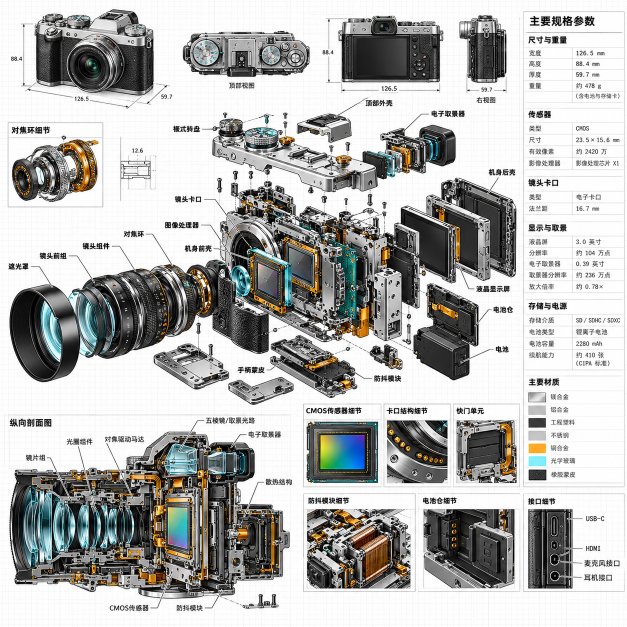
#> input picture rea-tokenlab/compare/tokenlab/gpt-image-2.png, 1254 x 1254 px (shown at 1/2 size)
$ python spectrum.py tokenlab/gpt-image-2.png
#> lines starting #> are read from the running program, lines starting #| are printed output that depends on the picture
#> in main, im is the input picture: PIL image 1254x1254 RGB; mean R, G, B 181.3, 181.7, 180
#!/usr/bin/env python3
"""
频谱/锐度分析：判定某图是真原生高分辨率，还是低分辨率放大来的。

核心判据（比谱斜率更稳）：
  1) 高频端能量占比 hf_edge = 功率谱 f>0.7*Nyquist 的能量 / 总能量
     真实原生细节图在接近 Nyquist 处仍有可观能量；
     由插值放大的图，这一段被人为衰减掉，hf_edge 显著更低。
  2) 边缘锐度比 ESR：Sobel 梯度幅值分布的 p99 / 中位数。
     放大图的边缘过渡被核平滑，梯度谱整体低频化。
  3) 局部方差高频能量的各向同性。

之前版本 bug：freq 与 prof 索引错位（prof 长度 nb，freq 用了 r.ravel()[:nb]），
导致 hf 计算恒为 100%。这里改为按半径索引直接查表。
"""
from pathlib import Path
REPO_ROOT = Path(__file__).resolve().parents[2]
if not (REPO_ROOT / 'image-editor').is_dir():
    REPO_ROOT = Path(__file__).resolve().parents[3]
import sys

import numpy as np
from PIL import Image


def load_gray(p: Path) -> np.ndarray:
    return np.array(Image.open(p).convert("L"), dtype=np.float64)
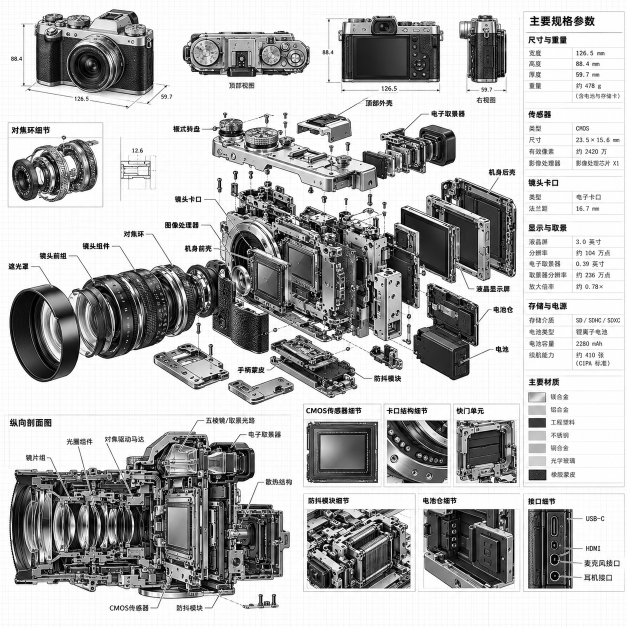
#> returned value: shape (1254, 1254) float64 (shown at 1/2 size); min 0, max 255, mean 181.4


def radial_profile(gray: np.ndarray, n: int = 512):
#> called with n = 512
    g = np.array(Image.fromarray(gray.astype(np.uint8)).resize((n, n), Image.LANCZOS),
                 dtype=np.float64)
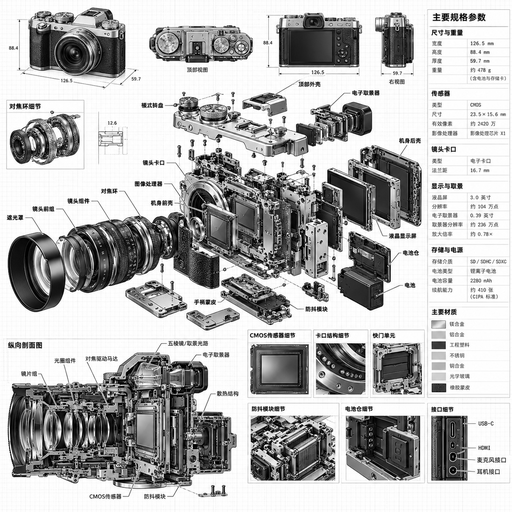
#> g: shape (512, 512) float64; min 0, max 255, mean 181.2
    g = g - g.mean()
    win = np.outer(np.hanning(n), np.hanning(n))
    F = np.fft.fftshift(np.fft.fft2(g * win))
    P = np.abs(F) ** 2
    cy = cx = n // 2
    yy, xx = np.mgrid[0:n, 0:n]
    r = np.sqrt((yy - cy) ** 2 + (xx - cx) ** 2)
    rbin = r.astype(np.int32)
    nb = rbin.max() + 1
    radial = np.bincount(rbin.ravel(), P.ravel()) / np.maximum(np.bincount(rbin.ravel()), 1)
#> radial = 363 values, max 1.79e+12 at index 0, min 277248.2 at index 360, mean 1.18e+10
    # 半径索引 -> 归一化频率（1.0 = Nyquist）
    idx = np.arange(nb)
    freq = idx / (n / 2.0)
    return freq, radial


def hf_metrics(gray: np.ndarray) -> dict:
    freq, radial = radial_profile(gray)
#> freq = 363 values from 0 to 1.41
    tot = radial.sum()
#> tot = 4.27e+12
    band = lambda lo, hi: float(radial[(freq >= lo) & (freq < hi)].sum() / tot * 100)
    lo_mask = (freq > 0.02) & (freq < 0.5)
    if lo_mask.sum() > 10:
        b = float(np.polyfit(np.log(freq[lo_mask]), np.log(np.maximum(radial[lo_mask], 1e-12)), 1)[0])
#> b = -2.28
    else:
        b = float("nan")

    gx = np.zeros_like(gray)
    gy = np.zeros_like(gray)
    gx[:, 1:-1] = gray[:, 2:] - gray[:, :-2]
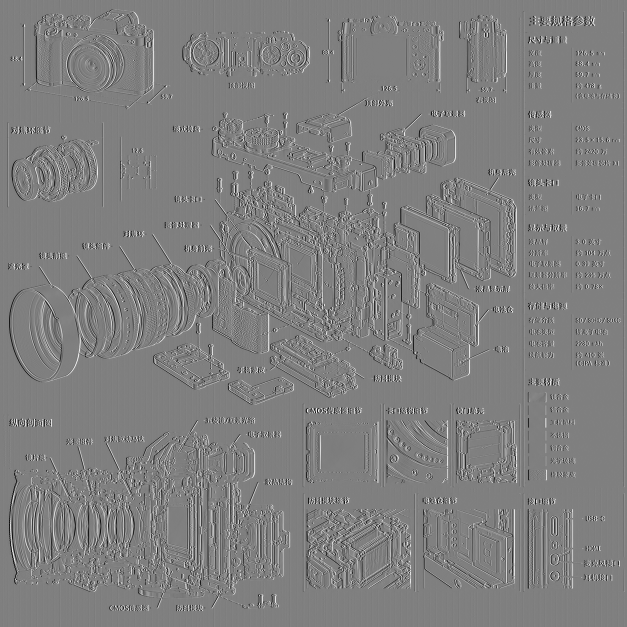
#> gx: shape (1254, 1254) float64 (shown at 1/2 size); min -255, max 255, mean 0; drawn with min black and max white
    gy[1:-1, :] = gray[2:, :] - gray[:-2, :]
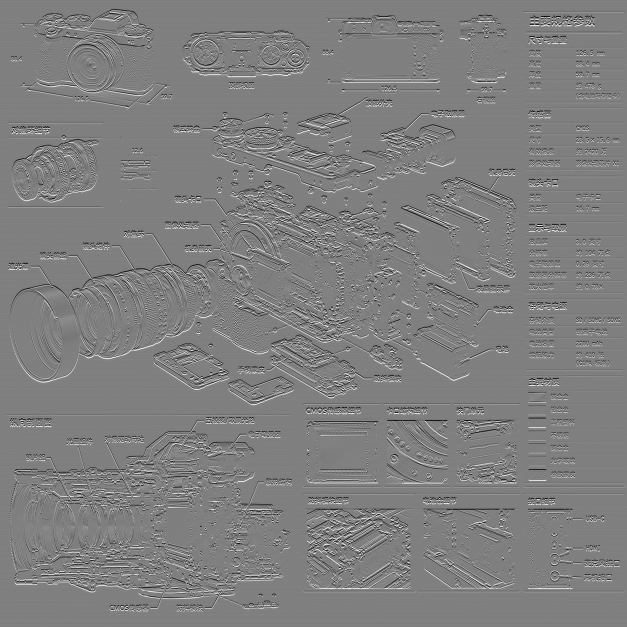
#> gy: shape (1254, 1254) float64 (shown at 1/2 size); min -255, max 255, mean 0; drawn with min black and max white
    mag = np.sqrt(gx ** 2 + gy ** 2)
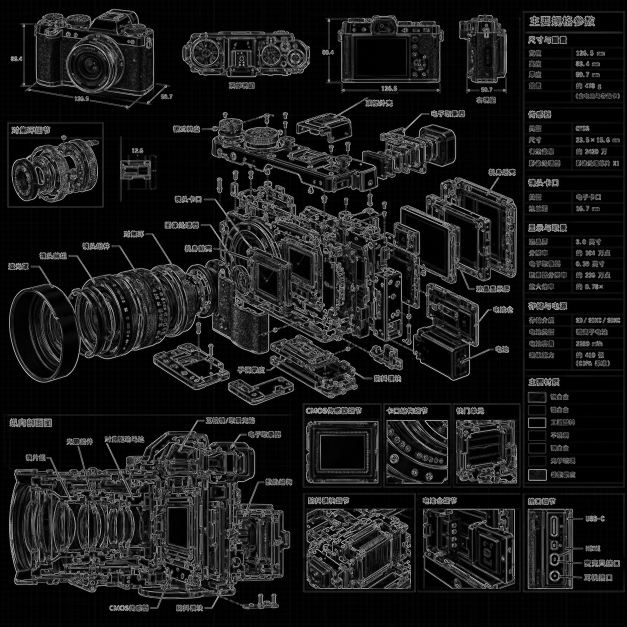
#> mag: shape (1254, 1254) float64 (shown at 1/2 size); min 0, max 360.6, mean 36.9; drawn with min black and max white
    esr = float(np.percentile(mag, 99) / (np.median(mag) + 1e-9))
#> esr = 34.96

    lap = np.zeros_like(gray)
    lap[1:-1, 1:-1] = -4 * gray[1:-1, 1:-1] + gray[:-2, 1:-1] + gray[2:, 1:-1] + \
        gray[1:-1, :-2] + gray[1:-1, 2:]
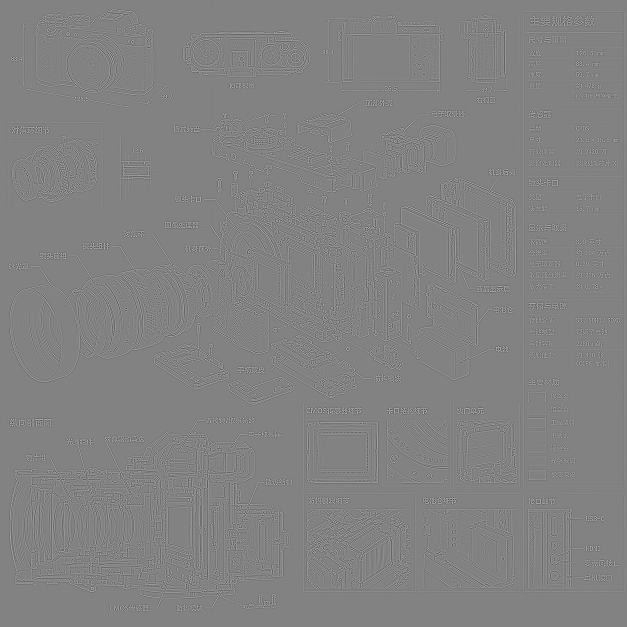
#> lap: shape (1254, 1254) float64 (shown at 1/2 size); min -667, max 637, mean 0; drawn with min black and max white
    return {
        "hf_0.5_0.7": band(0.5, 0.7),
        "hf_0.7_0.85": band(0.7, 0.85),
        "hf_0.85_1.0": band(0.85, 1.01),
        "slope_b": b,
        "esr": esr,
        "lap_p999": float(np.percentile(np.abs(lap), 99.9)),
    }


def main(paths):
    print(f"{'文件':34}{'尺寸':11}{'hf.5-.7%':>10}{'hf.7-.85%':>10}{'hf.85-1%':>10}"
          f"{'斜率b':>8}{'ESR':>8}{'lap_p999':>10}")
    print("-" * 101)
    for p in paths:
        p = Path(p)
        if not p.exists():
            print(f"{p.name:34}(缺失)")
            continue
        im = Image.open(p)
        gray = load_gray(p)
        m = hf_metrics(gray)
#> m = {'hf_0.5_0.7': 0.0718, 'hf_0.7_0.85': 0.0279, 'hf_0.85_1.0': 0.0155, 'slope_b': -2.28, 'esr': 34.96, 'lap_p999': 426}
        print(f"{p.name[:33]:34}{f'{im.size[0]}x{im.size[1]}':11}"
              f"{m['hf_0.5_0.7']:>10.4f}{m['hf_0.7_0.85']:>10.4f}{m['hf_0.85_1.0']:>10.4f}"
              f"{m['slope_b']:>8.2f}{m['esr']:>8.1f}{m['lap_p999']:>10.1f}")
#| gpt-image-2.png                   1254x1254      0.0718    0.0279    0.0155   -2.28    35.0     426.0


if __name__ == "__main__":
    args = sys.argv[1:]
    if not args:
        base = (REPO_ROOT / "rea-tokenlab/compare")
        args = [str(base / "tokenlab/gpt-image-2.png"),
                str(base / "tokenlab/gpt-image-1.5.png"),
                str(base / "woyao/gpt-image-2.png"),
                str(base / "woyao/gpt-image-2.5-flare.png")]
    main(args)
